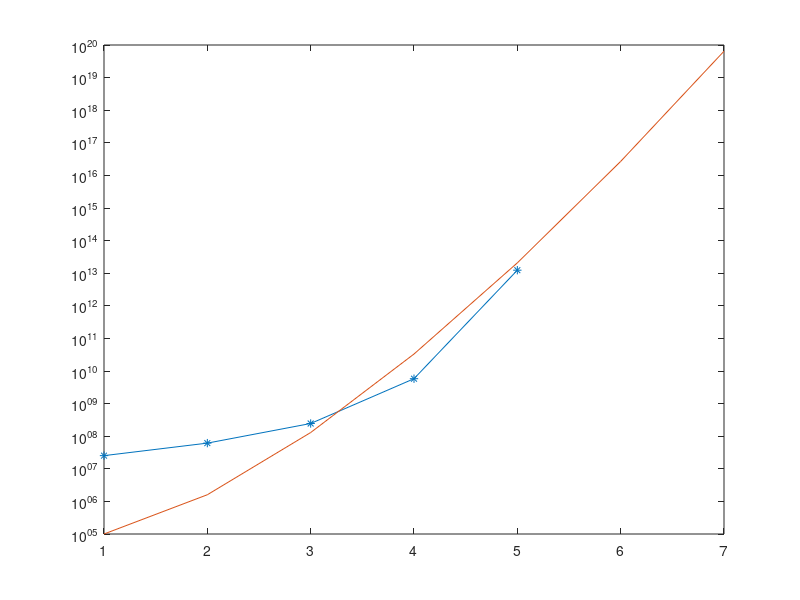
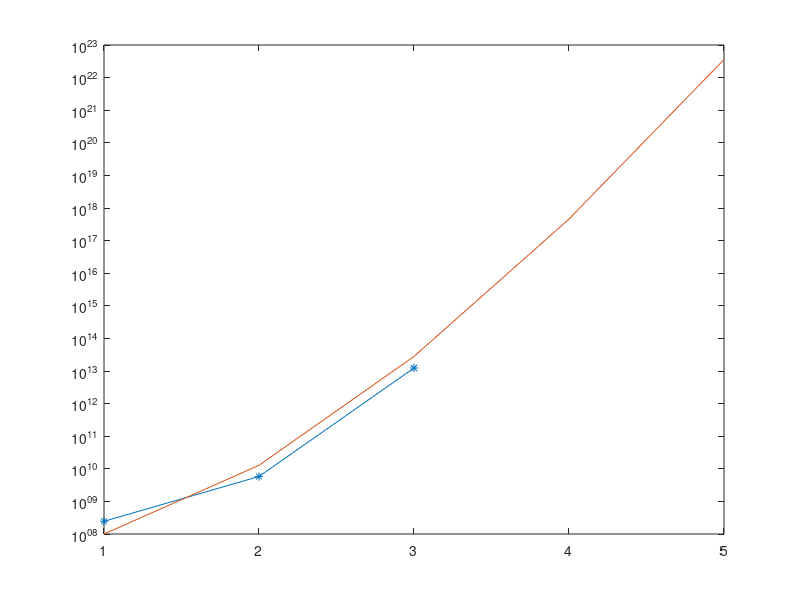

Reproduce these figures in MATLAB, in order.
clear all
clc

%%

Xas = (1:5)';
Yas =  [  25331106
          61339344
          245313463
          5804849367
          12366987991024
       ];

figure
plot(Xas, Yas, '*-')
set(gca, 'Yscale', 'log')
hold on
newX = 1:7
plot(newX, 100000*factorial(newX).^4)

(100000*factorial(6).^4) / (1000000000 * 60 * 60 * 24)

%%

Xas = (1:3)';
Yas =  [  
          245313463
          5804849367
          12366987991024
       ];

figure
plot(Xas, Yas, '*-')
set(gca, 'Yscale', 'log')
hold on
newX = 1:5
plot(newX, 100000000*factorial(newX).^7)

(100000*factorial(6).^4) / (1000000000 * 60 * 60 * 24)